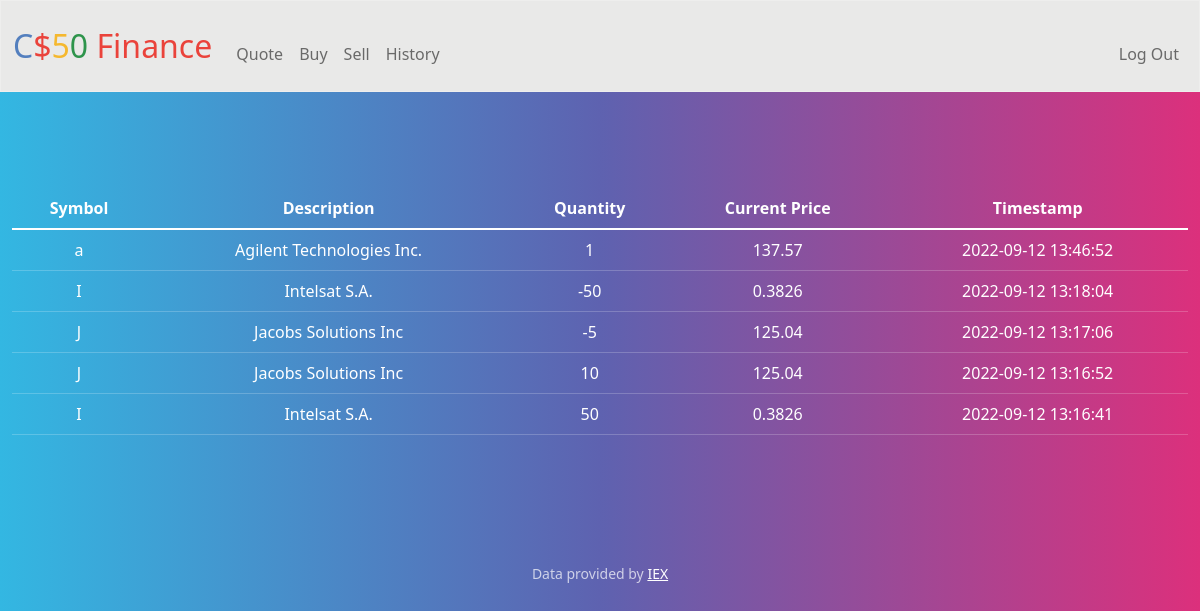
Page /history (signed in) on the committed database.
### tables this page shows
CREATE TABLE 'history' ('id' INTEGER PRIMARY KEY AUTOINCREMENT NOT NULL, 'user_id' INTEGER, 'Symbol' TEXT, 'Description' TEXT, 'Price' REAL, 'Time' DATETIME DEFAULT CURRENT_TIMESTAMP, 'Quantity' INTEGER);

### app.py (the view)
@app.route("/history")
@login_required
def history():
    history = db.execute("SELECT * FROM history WHERE user_id =? ORDER BY Time DESC", session["user_id"])
    return render_template("history.html", history=history)

### app.py (called while the page is built)
@app.after_request
def after_request(response):
    response.headers["Cache-Control"] = "no-cache, no-store, must-revalidate"
    response.headers["Expires"] = 0
    response.headers["Pragma"] = "no-cache"
    return response

### helpers.py (called while the page is built)
def login_required(f):
    @wraps(f)
    def decorated_function(*args, **kwargs):
        if session.get("user_id") is None:
            return redirect("/login")
        return f(*args, **kwargs)
    return decorated_function

### templates/history.html (shortened to what this page needs)
{% extends "layout.html" %}
{% block main %}
    <div class="section">
        <table class="table">
            <thead>
                <tr>
                    <th>Symbol</th>
                    <th>Description</th>
                    <th>Quantity</th>
                    <th>Current Price</th>
                    <th>Timestamp</th>
                </tr>
            </thead>
            <tbody>
                {% for row in history %}
                <tr>
                    <td>{{row["Symbol"]}}</td>
                    <td>{{row["Description"]}}</td>
                    <td>{{row["Quantity"]}}</td>
                    <td>{{row["Price"]}}</td>
                    <td>{{row["Time"]}}</td>
                </tr>
                {% endfor %}
            </tbody>
        </table>
    </div>
{% endblock %}

### rows in the picture
history: Symbol "a", Description "Agilent Technologies Inc.", Quantity "1", Price "137.57", Time "2022-09-12 13:46:52"
history: Symbol "I", Description "Intelsat S.A.", Quantity "-50", Price "0.3826", Time "2022-09-12 13:18:04"
history: Symbol "J", Description "Jacobs Solutions Inc", Quantity "-5", Price "125.04", Time "2022-09-12 13:17:06"
history: Symbol "J", Description "Jacobs Solutions Inc", Quantity "10", Price "125.04", Time "2022-09-12 13:16:52"
history: Symbol "I", Description "Intelsat S.A.", Quantity "50", Price "0.3826", Time "2022-09-12 13:16:41"
